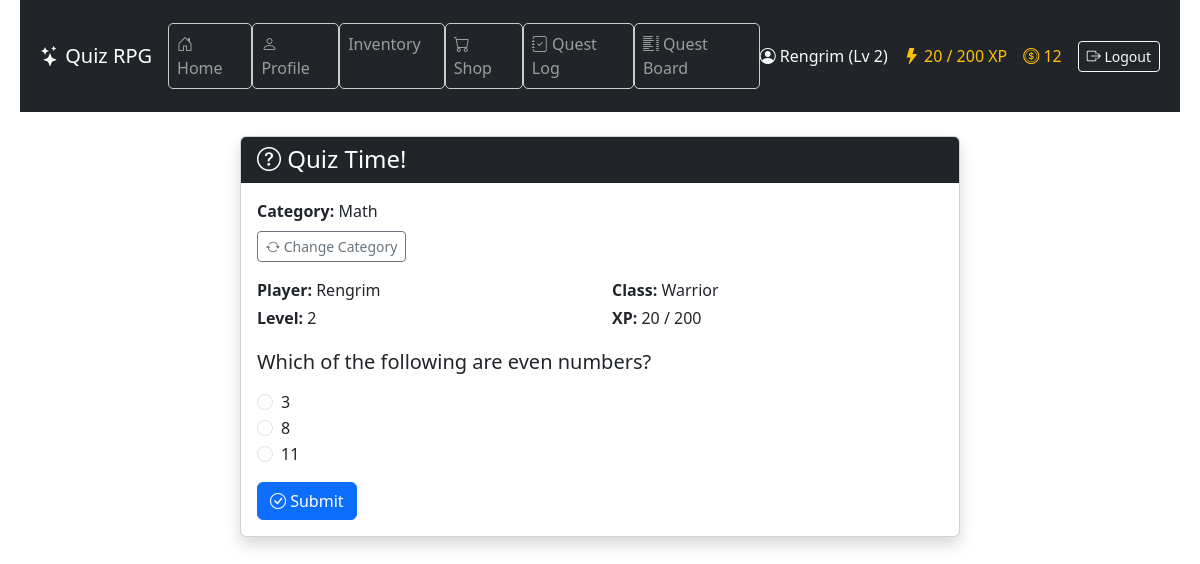
The app's page /quiz/ (signed in) with its own data.
### game/models.py (models this page shows, shortened)
class Character(models.Model):
    CLASS_CHOICES = [
        ("warrior", "Warrior"),
        ("mage", "Mage"),
        ("rogue", "Rogue"),
    ]
    user = models.OneToOneField(User, on_delete=models.CASCADE)
    name = models.CharField(max_length=100)
    character_class = models.CharField(
        max_length=20, choices=CLASS_CHOICES, default="warrior"
    )
    level = models.IntegerField(default=1)
    experience = models.IntegerField(default=0)
    experience_to_next_level = models.PositiveIntegerField(default=100)
    hp = models.PositiveIntegerField(default=100)
    max_hp = models.PositiveIntegerField(default=100)
    hp_from_levels = models.PositiveIntegerField(default=0)
    mana = models.PositiveIntegerField(default=50)
    max_mana = models.PositiveIntegerField(default=50)
    mana_from_levels = models.PositiveIntegerField(default=0)
    stamina = models.PositiveIntegerField(default=50)
    max_stamina = models.PositiveIntegerField(default=50)
    armor = models.PositiveIntegerField(default=0)
    damage_reduction = models.FloatField(default=0.0)
    physical_min_damage = models.PositiveIntegerField(default=1)
    physical_max_damage = models.PositiveIntegerField(default=3)
    spell_power = models.PositiveIntegerField(default=0)
    hp_regeneration = models.PositiveIntegerField(default=0)
    mana_regeneration = models.PositiveIntegerField(default=0)
    stamina_regeneration = models.PositiveIntegerField(default=0)
    items = models.ManyToManyField("Item", related_name="characters", blank=True)
    equipped_head = models.ForeignKey(
        "Item",
        null=True,
        blank=True,
        related_name="equipped_on_head",
        on_delete=models.SET_NULL,
    )
    equipped_body = models.ForeignKey(
        "Item",
        null=True,
        blank=True,
        related_name="equipped_on_body",
        on_delete=models.SET_NULL,
    )
    equipped_legs = models.ForeignKey(
        "Item",
        null=True,
        blank=True,
        related_name="equipped_on_legs",
        on_delete=models.SET_NULL,
    )
    equipped_feet = models.ForeignKey(
        "Item",
        null=True,
        blank=True,
        related_name="equipped_on_feet",
        on_delete=models.SET_NULL,
    )
    equipped_hand_right = models.ForeignKey(
        "Item",
        null=True,
        blank=True,
        related_name="equipped_on_hand_right",
        on_delete=models.SET_NULL,
    )
    equipped_hand_left = models.ForeignKey(
        "Item",
        null=True,
        blank=True,
        related_name="equipped_on_hand_left",
        on_delete=models.SET_NULL,
    )
    strength = models.IntegerField(default=5)
    intelligence = models.IntegerField(default=5)
    dexterity = models.IntegerField(default=5)
    vitality = models.IntegerField(default=5)
    luck = models.IntegerField(default=5)
    stat_points = models.IntegerField(default=0)
    gold = models.IntegerField(default=0)
    class XpReward(TypedDict):
        total: int
        base: int
        strength_bonus: int
        intelligence_bonus: int
        double: bool

class Question(models.Model):
    text = models.CharField(max_length=255)
    category = models.ForeignKey(
        "Category", on_delete=models.CASCADE, null=True, blank=True
    )

class Category(models.Model):
    name = models.CharField(max_length=100)

class Answer(models.Model):
    question = models.ForeignKey(
        "Question", related_name="answers", on_delete=models.CASCADE
    )
    text = models.CharField(max_length=255)
    is_correct = models.BooleanField(default=False)

### game/views.py (the view, shortened to what this page needs)
# urls.py: path("quiz/", views.quiz_view, name="quiz"),
@character_required
def quiz_view(request):
    character, created = Character.objects.get_or_create(
        user=request.user,
        defaults={"name": request.user.username},
    )
    category_id = request.session.get("selected_category")
    questions = Question.objects.all()
    if category_id:
        questions = questions.filter(category_id=category_id)
    if not questions.exists():
        return render(request, "game/no_questions.html", {"category_id": category_id})
    if not character.character_class:
        return redirect("choose_class")
    feedback = request.session.pop("feedback", None)
    question = random.choice(questions)
    return render(
        request,
        "game/quiz.html",
        {"question": question, "character": character, "feedback": feedback},
    )

### game/context_processors.py (called while the page is built)
def character_context(request):
    if request.user.is_authenticated:
        try:
            character = Character.objects.get(user=request.user)
            return {"character": character}
        except Character.DoesNotExist:
            return {}
    return {}

### game/templates/game/quiz.html (shortened to what this page needs)
{% extends "game/base.html" %}
{% block content %}
<div class="container my-4">
  <div class="row justify-content-center">
    <div class="col-lg-8">
      <div class="card shadow">
        <div class="card-header bg-dark text-white">
          <h4 class="mb-0"><i class="bi bi-question-circle"></i> Quiz Time!</h4>
        </div>
        <div class="card-body">
          {% if question.category %}
          <p class="mb-2">
            <strong>Category:</strong> {{ question.category.name }}
          </p>
          {% endif %}
          <p>
            <a href="{% url 'clear_category' %}" class="btn btn-sm btn-outline-secondary">
              <i class="bi bi-arrow-repeat"></i> Change Category
            </a>
          </p>
          <div class="mb-3 row row-cols-2">
            <p class="mb-1"><strong>Player:</strong> {{ character.name }}</p>
            <p class="mb-1"><strong>Class:</strong> {{ character.get_character_class_display }}</p>
            <p class="mb-1"><strong>Level:</strong> {{ character.level }}</p>
            <p class="mb-1">
              <strong>XP:</strong> {{ character.experience }} / {{ character.level|add:"0" }}00
            </p>
          </div>
          <form method="post">
            <div class="mb-3">
              <h5 class="mb-3">{{ question.text }}</h5>
              {% for answer in question.answers.all %}
              <div class="form-check">
                <input
                  class="form-check-input"
                  type="radio"
                  name="answer"
                  id="answer{{ answer.id }}"
                  value="{{ answer.id }}"
                />
                <label class="form-check-label" for="answer{{ answer.id }}">
                  {{ answer.text }}
                </label>
              </div>
              {% endfor %}
            </div>
            <button type="submit" class="btn btn-primary">
              <i class="bi bi-check-circle"></i> Submit
            </button>
          </form>
        </div>
      </div>
    </div>
  </div>
</div>
{% endblock %}

### game/templates/game/base.html (shortened to what this page needs)
{% load static %}
<!DOCTYPE html>
<html lang="en">
  <head>
    <link rel="stylesheet" type="text/css" href="{% static 'game/style.css' %}" />
    <link href="https://cdn.jsdelivr.net/npm/bootstrap@5.3.3/dist/css/bootstrap.min.css" rel="stylesheet" />
    <link href="https://cdn.jsdelivr.net/npm/bootstrap-icons@1.11.3/font/bootstrap-icons.css" rel="stylesheet" />
  </head>
  <body>
    <header class="bg-dark text-white">
      <nav class="navbar navbar-expand-lg navbar-dark container">
        <a class="navbar-brand" href="{% url 'home' %}">
          <i class="bi bi-stars"></i> Quiz RPG
        </a>
        <div class="collapse navbar-collapse justify-content-between" id="navbarNav">
          <ul class="navbar-nav me-auto mb-2 mb-lg-0">
            <li class="nav-item"><a class="nav-link" href="{% url 'home' %}"><i class="bi bi-house-door"></i> Home</a></li>
            <li class="nav-item"><a class="nav-link" href="{% url 'profile' %}"><i class="bi bi-person"></i> Profile</a></li>
            <li class="nav-item"><a class="nav-link" href="{% url 'inventory' %}"> Inventory</a></li>
            <li class="nav-item"><a class="nav-link" href="{% url 'shop' %}"><i class="bi bi-cart"></i> Shop</a></li>
            <li class="nav-item"><a class="nav-link" href="{% url 'quest_log' %}"><i class="bi bi-journal-check"></i> Quest Log</a></li>
            <li class="nav-item"><a class="nav-link" href="{% url 'quest_list' %}"><i class="bi bi-list-columns"></i> Quest Board</a></li>
          </ul>
          <div class="d-flex align-items-center gap-3 text-nowrap">
            {% if user.is_authenticated %}
              {% if character %}
                <span class="text-light"><i class="bi bi-person-circle"></i> {{ character.name }} (Lv {{ character.level }})</span>
                <span class="text-warning"><i class="bi bi-lightning-fill"></i> {{ character.experience }} / {{ character.level|add:"0" }}00 XP</span>
                <span class="text-warning"><i class="bi bi-coin"></i> {{ character.gold }}</span>
              {% else %}
                <span class="text-light"><i class="bi bi-person-circle"></i> {{ user.username }}</span>
              {% endif %}
              <form method="post" action="{% url 'logout' %}" class="d-inline">
                <button type="submit" class="btn btn-outline-light btn-sm">
                  <i class="bi bi-box-arrow-right"></i> Logout
                </button>
              </form>
            {% else %}
              <a href="{% url 'login' %}" class="btn btn-outline-light btn-sm"><i class="bi bi-box-arrow-in-right"></i> Login</a>
              <a href="{% url 'register' %}" class="btn btn-outline-light btn-sm"><i class="bi bi-person-plus"></i> Register</a>
            {% endif %}
          </div>
        </div>
      </nav>
    </header>
    <main class="container mb-5">
      {% block content %}{% endblock %}
    </main>
  </body>
</html>

### game/static/game/style.css (style rules this page uses)
body { font-family: "Segoe UI", sans-serif; background-color: #f4f4f4; color: #333; margin: 0; padding: 0 20px; }
header { background-color: #222; color: white; padding: 15px 20px; display: flex; flex-direction: column; align-items: flex-start; }
nav a { color: #ddd; text-decoration: none; margin-right: 15px; }
nav li { background: none !important; width: auto !important; height: auto !important; padding: 0 !important; margin: 0 !important; display: list-item; }
button { background-color: #4CAF50; color: white; border: none; padding: 8px 16px; margin-top: 5px; cursor: pointer; border-radius: 4px; }
ul { list-style: none; padding-left: 0; }
li { background-color: white; border: 1px solid #ccc; margin: 5px 0; padding: 10px; border-radius: 5px; }

### records on screen
Character: name "Rengrim", level "2", experience "20", level|add "2", gold "12", character_class "Warrior"
Question: category.name "Math", text "Which of the following are even numbers?"
Answer: text "3"
Answer: text "8"
Answer: text "11"
